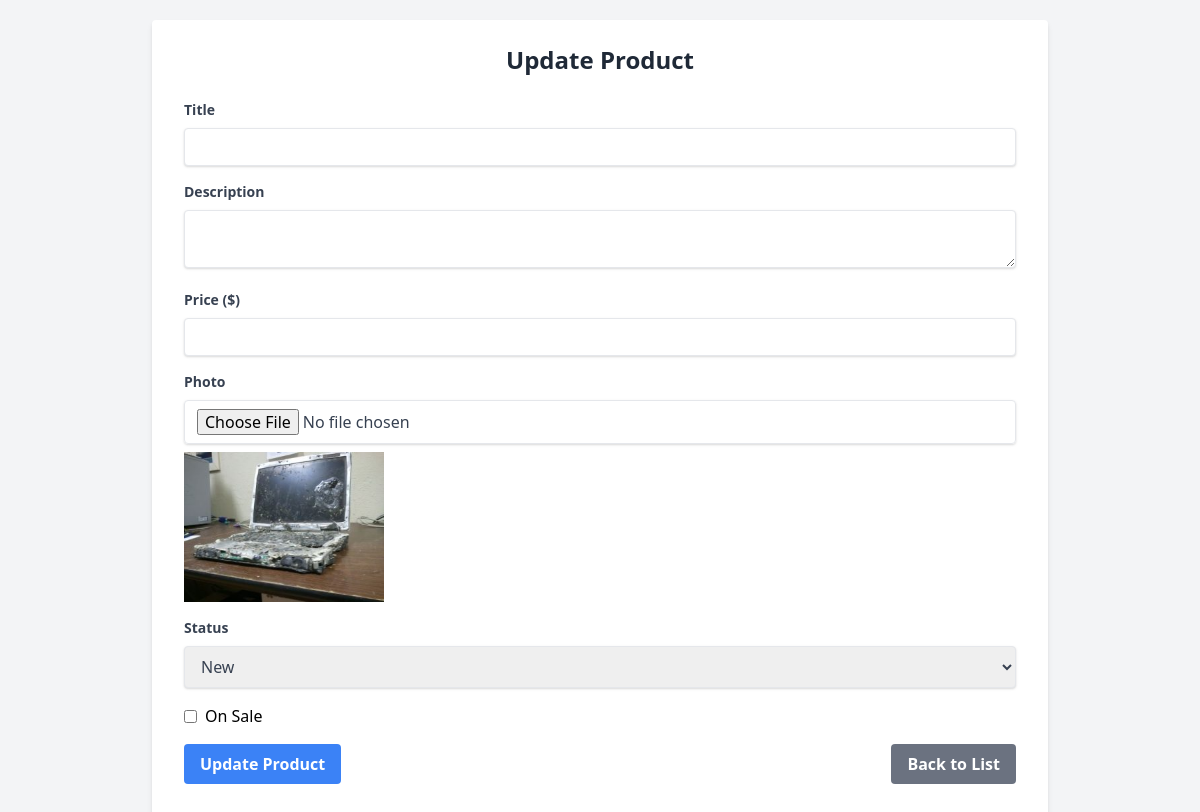
The page /src/public/add.php?id=1 on the database as committed earlier.
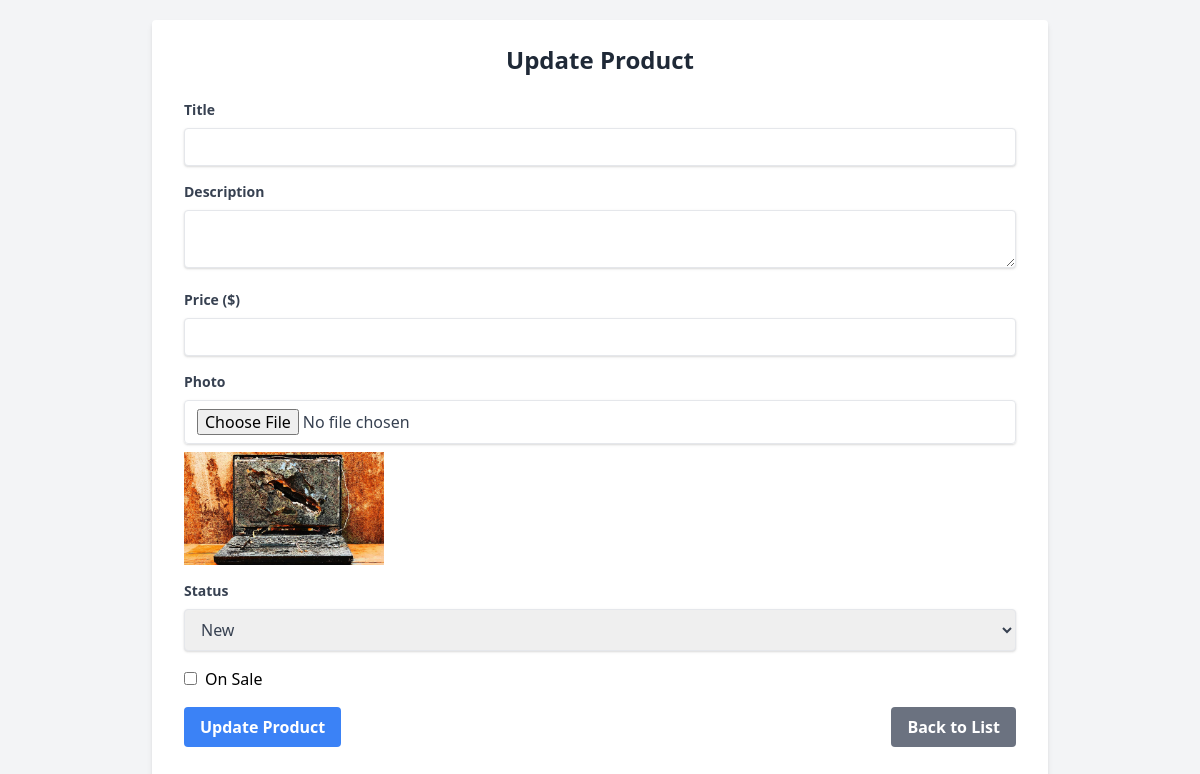
The same page on the database as committed later.
### tables this page shows
CREATE TABLE IF NOT EXISTS products (
  id INT AUTO_INCREMENT PRIMARY KEY,
  title VARCHAR(255) NOT NULL,
  description TEXT,
  price DECIMAL(10, 2) NOT NULL,
  photo VARCHAR(255),
  status VARCHAR(50),
  on_sale BOOLEAN DEFAULT FALSE
);

### src/public/add.php (called while the page is built, shortened)
<?php
require dirname(__DIR__) . '/app/App.php';
$productID = $_GET['id'] ?? null;
$isUpdate = !empty($productID);
$formAction = $isUpdate ? "add.php?id=$productID" : "add.php";
$btnText = $isUpdate ? 'Update Product' : 'Add Product';
if ($isUpdate && !$_POST) {
    $productDetails = getProductDetailsPDO($productID);
    if ($productDetails) {
        $imagePreview = '/_assets/' . $productDetails['photo'];
    } else {
        $_SESSION['message'] = 'Product not found.';
        header("Location: index.php");
        exit;
    }
}
require VIEWS_PATH . 'add.php';
?>

### src/app/App.php (called while the page is built, shortened)
<?php
function getConnectionPDO(): PDO {
    $dsn = "mysql:host=" . DB_HOST . ";dbname=" . DB_NAME;
    $options = [PDO::ATTR_DEFAULT_FETCH_MODE => PDO::FETCH_ASSOC];
    return new PDO($dsn, DB_USER, DB_PASS, $options);
}
function getProductDetailsPDO($productID): ?array {
    $pdo = getConnectionPDO();
    $stmt = $pdo->prepare("SELECT * FROM products WHERE id = :id");
    $stmt->bindValue(':id', $productID, PDO::PARAM_INT);
    $stmt->execute();
    $product = $stmt->fetch(PDO::FETCH_ASSOC);
    return $product ?: null;
}

### src/views/add.php (the view, shortened to what this page needs)
<!doctype html>
<html lang="en">
<head>
    <link rel="stylesheet" href="https://cdn.jsdelivr.net/npm/tailwindcss@2.2.19/dist/tailwind.min.css" />
</head>
<body class="bg-gray-100 p-5">
    <div class="m-auto max-w-4xl bg-white shadow-md rounded px-8 pt-6 pb-8 mb-4">
        <h1 class="block w-full text-center text-gray-800 text-2xl font-bold mb-6"><?= $btnText; ?></h1>
        <form method="POST" action="<?= $formAction; ?>" enctype="multipart/form-data">
            <div class="mb-4">
                <label class="block text-gray-700 text-sm font-bold mb-2" for="title">Title</label>
                <input class="shadow appearance-none border rounded w-full py-2 px-3 text-gray-700 leading-tight focus:outline-none focus:shadow-outline" id="title" name="title" type="text" value="<?= htmlspecialchars($formInputs['title'] ?? ''); ?>" required>
            </div>
            <div class="mb-4">
                <label class="block text-gray-700 text-sm font-bold mb-2" for="description">Description</label>
                <textarea class="shadow appearance-none border rounded w-full py-2 px-3 text-gray-700 leading-tight focus:outline-none focus:shadow-outline" id="description" name="description" required><?= htmlspecialchars($formInputs['description'] ?? ''); ?></textarea>
            </div>
            <div class="mb-4">
                <label class="block text-gray-700 text-sm font-bold mb-2" for="price">Price ($)</label>
                <input class="shadow appearance-none border rounded w-full py-2 px-3 text-gray-700 leading-tight focus:outline-none focus:shadow-outline" id="price" name="price" type="number" step="0.01" min="0" value="<?= htmlspecialchars($formInputs['price'] ?? ''); ?>" required pattern="^\d*(\.\d{0,2})?$" maxlength="10">
            </div>
            <div class="mb-4">
                <label class="block text-gray-700 text-sm font-bold mb-2" for="photo">Photo</label>
                <input type="file" id="photo" name="photo" class="shadow appearance-none border rounded w-full py-2 px-3 text-gray-700 leading-tight focus:outline-none focus:shadow-outline">
                <?php if (isset($imagePreview) && $imagePreview): ?>
                    <div class="mt-2">
                        <img src="<?= htmlspecialchars($imagePreview); ?>" alt="Image Preview" style="max-width: 200px; max-height: 200px;">
                    </div>
                <?php endif; ?>
            </div>
            <div class="mb-4">
                <label class="block text-gray-700 text-sm font-bold mb-2" for="status">Status</label>
                <select class="shadow border rounded w-full py-2 px-3 text-gray-700 leading-tight focus:outline-none focus:shadow-outline" id="status" name="status">
                    <option value="new" <?= ($formInputs['status'] ?? '') == 'new' ? 'selected' : ''; ?>>New</option>
                </select>
            </div>
            <div class="mb-4">
                <label class="flex items-center">
                    <input class="form-checkbox" type="checkbox" id="on_sale" name="on_sale" value="1" <?= ($formInputs['on_sale'] ?? '') ? 'checked' : ''; ?>>
                    <span class="ml-2">On Sale</span>
                </label>
            </div>
            <div class="flex items-center justify-between">
                <button class="bg-blue-500 hover:bg-blue-700 text-white font-bold py-2 px-4 rounded focus:outline-none focus:shadow-outline" type="submit"><?= $btnText; ?></button>
                <a href="index.php" class="bg-gray-500 hover:bg-gray-700 text-white font-bold py-2 px-4 rounded focus:outline-none focus:shadow-outline">Back to List</a>
            </div>
        </form>
    </div>
</body>
</html>

Rows that differ between the two databases and show on the page:
changed products: photo: a different picture
